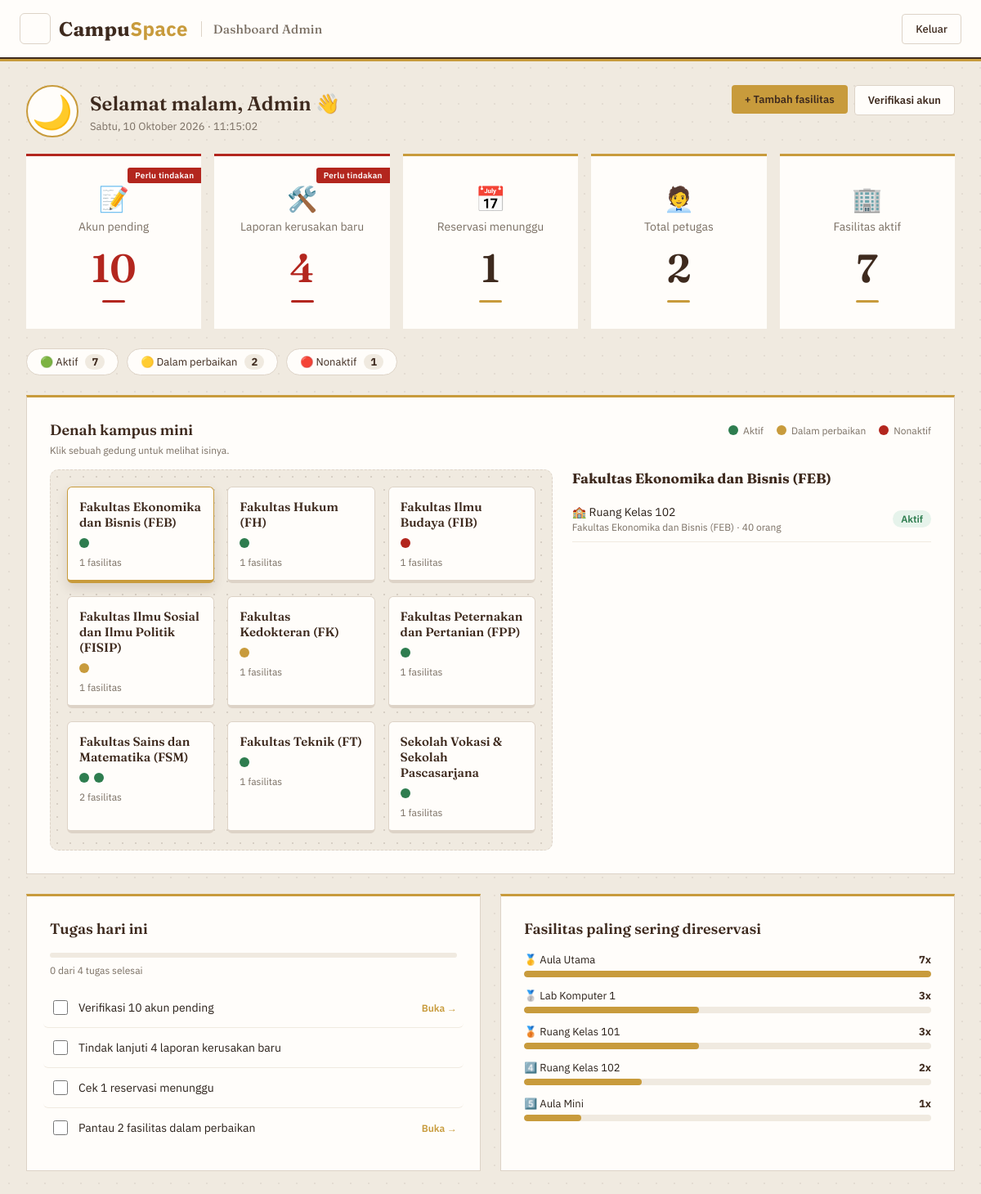
The page /views/admin/admin_beranda.php (signed in) on the database its author committed.
### tables this page shows
CREATE TABLE facilities (
    fac_id CHAR(36) PRIMARY KEY DEFAULT (UUID()),
    fac_name VARCHAR(30) NOT NULL,
    type ENUM('Ruang Kelas', 'Aula', 'Laboratorium', 'Alat', 'Lapangan') NOT NULL,
    location VARCHAR(255) NOT NULL,
    capacity INT NOT NULL,
    fac_desc VARCHAR(1000) NOT NULL,
    fac_photo VARCHAR(300) NULL,
    fac_status ENUM('Aktif', 'Dalam perbaikan', 'Nonaktif') NOT NULL DEFAULT 'Aktif'
);

### app/models/account_model.php (called while the page is built, shortened)
<?php
function countPendingAccounts($conn)
{
    $stmt = $conn->query("SELECT COUNT(*) as total FROM unverified_acc");
    $row = $stmt->fetch(PDO::FETCH_ASSOC);
    return (int) ($row['total'] ?? 0);
}
function countUsersByRole($conn, $role)
{
    $stmt = $conn->prepare("SELECT COUNT(*) as total FROM users WHERE role = ?");
    $stmt->execute([$role]);
    $row = $stmt->fetch(PDO::FETCH_ASSOC);
    return (int) ($row['total'] ?? 0);
}

### app/models/dashboard_model.php (called while the page is built, shortened)
<?php
function countReportsByStatus($conn, $status)
{
    $stmt = $conn->prepare("SELECT COUNT(*) as total FROM reports WHERE rep_status = ?");
    $stmt->execute([$status]);
    $row = $stmt->fetch(PDO::FETCH_ASSOC);
    return (int) ($row['total'] ?? 0);
}
function countReservationsByStatus($conn, $status)
{
    $stmt = $conn->prepare("SELECT COUNT(*) as total FROM reservations WHERE rsv_status = ?");
    $stmt->execute([$status]);
    $row = $stmt->fetch(PDO::FETCH_ASSOC);
    return (int) ($row['total'] ?? 0);
}
function getFacilityStatusCounts($conn)
{
    $counts = ['Aktif' => 0, 'Dalam perbaikan' => 0, 'Nonaktif' => 0];
    $stmt = $conn->query("SELECT fac_status, COUNT(*) as total FROM facilities GROUP BY fac_status");
    if ($stmt) {
        while ($row = $stmt->fetch(PDO::FETCH_ASSOC)) {
            $key = match (strtolower($row['fac_status'])) {
                'aktif' => 'Aktif',
                'dalam perbaikan' => 'Dalam perbaikan',
                'nonaktif' => 'Nonaktif',
                default => null,
            };
            if ($key !== null) {
                $counts[$key] += (int) $row['total'];
            }
        }
    }
    return $counts;
}
function getTopReservedFacilities($conn, $limit = 5)
{
    $limit = (int) $limit;
    $sql = "SELECT f.fac_name, COUNT(r.rsv_id) as total
            FROM facilities f
            INNER JOIN reservations r ON r.fac_id = f.fac_id
            GROUP BY f.fac_id, f.fac_name
            ORDER BY total DESC, f.fac_name ASC
            LIMIT $limit";
    $stmt = $conn->query($sql);
    $rows = [];
    if ($stmt) {
        while ($row = $stmt->fetch(PDO::FETCH_ASSOC)) {
            $rows[] = $row;
        }
    }
    return $rows;
}
function getFacilitiesByBuilding($conn)
{
    $stmt = $conn->query("SELECT fac_name, type, location, capacity, fac_status
                           FROM facilities
                           ORDER BY location ASC, fac_name ASC");
    $groups = [];
    if ($stmt) {
        while ($row = $stmt->fetch(PDO::FETCH_ASSOC)) {
            $building = trim(preg_replace('/\s+Lantai\s+\d+\s*$/i', '', $row['location']));
            $groups[$building][] = $row;
        }
    }
    ksort($groups);
    return $groups;
}

### app/models/facility_model.php (called while the page is built, shortened)
<?php
function countFacilitiesByStatus($conn, $status)
{
    $stmt = $conn->prepare("SELECT COUNT(*) as total FROM facilities WHERE fac_status = ?");
    $stmt->execute([$status]);
    $row = $stmt->fetch(PDO::FETCH_ASSOC);
    return (int) ($row['total'] ?? 0);
}

### views/admin/admin_beranda.php (the view, shortened to what this page needs)
<?php
require_once __DIR__ . "/../../app/models/account_model.php";
require_once __DIR__ . "/../../app/models/facility_model.php";
require_once __DIR__ . "/../../app/models/dashboard_model.php";
$pendingCount = countPendingAccounts($conn);
$petugasCount = countUsersByRole($conn, 'petugas');
$fasilitasCount = countFacilitiesByStatus($conn, 'Aktif');
$laporanBaruCount = countReportsByStatus($conn, 'baru');
$reservasiMenungguCount = countReservationsByStatus($conn, 'proses pengajuan');
$statusCounts = getFacilityStatusCounts($conn);
$topFasilitas = getTopReservedFacilities($conn, 5);
$buildings = getFacilitiesByBuilding($conn);
$typeIcons = ['Ruang Kelas' => '🏫', 'Aula' => '🏛️', 'Laboratorium' => '🔬', 'Alat' => '🎥', 'Lapangan' => '⚽'];
$maxReservasi = !empty($topFasilitas) ? (int) $topFasilitas[0]['total'] : 0;
$hari = ['Minggu', 'Senin', 'Selasa', 'Rabu', 'Kamis', 'Jumat', 'Sabtu'];
$bulan = ['', 'Januari', 'Februari', 'Maret', 'April', 'Mei', 'Juni', 'Juli', 'Agustus', 'September', 'Oktober', 'November', 'Desember'];
$jam = (int) date('G');
if ($jam < 11) {
    $sapaan = 'Selamat pagi';
    $maskot = '☀️';
} elseif ($jam < 15) {
    $sapaan = 'Selamat siang';
    $maskot = '🌤️';
} elseif ($jam < 18) {
    $sapaan = 'Selamat sore';
    $maskot = '🌇';
} else {
    $sapaan = 'Selamat malam';
    $maskot = '🌙';
}
$tanggal = $hari[(int) date('w')] . ', ' . date('j') . ' ' . $bulan[(int) date('n')] . ' ' . date('Y');
$todos = [];
if ($pendingCount > 0) {
    $todos[] = ['key' => 'akun', 'text' => "Verifikasi $pendingCount akun pending", 'href' => 'kelola_akun.php'];
}
if ($laporanBaruCount > 0) {
    $todos[] = ['key' => 'laporan', 'text' => "Tindak lanjuti $laporanBaruCount laporan kerusakan baru", 'href' => null];
}
if ($reservasiMenungguCount > 0) {
    $todos[] = ['key' => 'reservasi', 'text' => "Cek $reservasiMenungguCount reservasi menunggu", 'href' => null];
}
if ($statusCounts['Dalam perbaikan'] > 0) {
    $todos[] = ['key' => 'perbaikan', 'text' => "Pantau {$statusCounts['Dalam perbaikan']} fasilitas dalam perbaikan", 'href' => 'kelola_fasilitas.php'];
}
$statusEmoji = ['Aktif' => '🟢', 'Dalam perbaikan' => '🟡', 'Nonaktif' => '🔴'];
function statusSlug($status)
{
    return str_replace(' ', '-', strtolower($status));
}
?>
<body id="admin_body">
    <div id="dashboard_header">
        <button id="header_logo" type="button" onclick="toggleSidebar()" aria-label="Buka atau tutup menu"><span></span><span></span><span></span></button>
        <span id="header_brand">Campu<em>Space</em></span>
        <span id="header_title">Dashboard Admin</span>
        <a href="../../app/controllers/logout_controller.php"><button id="logout_btn">Keluar</button></a>
    </div>
    <div id="dashboard_layout">
        <div id="main_content">
            <div id="welcome_bar">
                <div id="welcome_left">
                    <button id="mascot" type="button" title="Klik aku!"><?= $maskot ?></button>
                    <div>
                        <h3><?= $sapaan ?>, Admin <span id="wave">👋</span></h3>
                        <p id="welcome_date"><?= $tanggal ?> · <span id="live_clock"></span></p>
                    </div>
                </div>
                <div id="quick_actions">
                    <a href="kelola_fasilitas_baru.php"><button>+ Tambah fasilitas</button></a>
                    <a href="kelola_akun.php"><button class="btn_secondary">Verifikasi akun</button></a>
                </div>
            </div>
            <div id="summary_cards">
                <a class="summary_card<?= $pendingCount > 0 ? ' card_alert' : '' ?>" href="kelola_akun.php">
                    <span class="card_icon">📝</span>
                    <p class="card_label">Akun pending</p>
                    <span class="card_value" data-target="<?= $pendingCount ?>"><?= $pendingCount ?></span>
                </a>
                <div class="summary_card<?= $laporanBaruCount > 0 ? ' card_alert' : '' ?>">
                    <span class="card_icon">🛠️</span>
                    <p class="card_label">Laporan kerusakan baru</p>
                    <span class="card_value" data-target="<?= $laporanBaruCount ?>"><?= $laporanBaruCount ?></span>
                </div>
                <div class="summary_card">
                    <span class="card_icon">📅</span>
                    <p class="card_label">Reservasi menunggu</p>
                    <span class="card_value" data-target="<?= $reservasiMenungguCount ?>"><?= $reservasiMenungguCount ?></span>
                </div>
                <div class="summary_card">
                    <span class="card_icon">🧑‍💼</span>
                    <p class="card_label">Total petugas</p>
                    <span class="card_value" data-target="<?= $petugasCount ?>"><?= $petugasCount ?></span>
                </div>
                <a class="summary_card" href="kelola_fasilitas.php">
                    <span class="card_icon">🏢</span>
                    <p class="card_label">Fasilitas aktif</p>
                    <span class="card_value" data-target="<?= $fasilitasCount ?>"><?= $fasilitasCount ?></span>
                </a>
            </div>
            <div id="status_strip">
                <?php foreach ($statusCounts as $label => $count): ?>
                    <a class="status_pill" href="kelola_fasilitas.php">
                        <?= $statusEmoji[$label] ?> <?= htmlspecialchars($label) ?>
                        <strong><?= $count ?></strong>
                    </a>
                <?php endforeach; ?>
            </div>
            <div class="panel" id="campus_map">
                <div class="map_head">
                    <h4>Denah kampus mini</h4>
                    <div class="map_legend">
                        <span><i class="map_dot dot_aktif"></i>Aktif</span>
                        <span><i class="map_dot dot_dalam-perbaikan"></i>Dalam perbaikan</span>
                        <span><i class="map_dot dot_nonaktif"></i>Nonaktif</span>
                    </div>
                </div>
                <?php if (empty($buildings)): ?>
                    <p class="empty_note">Belum ada data fasilitas.</p>
                <?php else: ?>
                    <p class="map_hint">Klik sebuah gedung untuk melihat isinya.</p>
                    <div class="map_body">
                        <div class="map_grid">
                            <?php $i = 0; foreach ($buildings as $name => $items): ?>
                                <button type="button" class="map_tile<?= $i === 0 ? ' active' : '' ?>" data-target="map_b<?= $i ?>">
                                    <span class="map_tile_name"><?= htmlspecialchars($name) ?></span>
                                    <span class="map_dots">
                                        <?php foreach ($items as $it): ?>
                                            <i class="map_dot dot_<?= statusSlug($it['fac_status']) ?>" title="<?= htmlspecialchars($it['fac_name'] . ' · ' . $it['fac_status']) ?>"></i>
                                        <?php endforeach; ?>
                                    </span>
                                    <span class="map_tile_count"><?= count($items) ?> fasilitas</span>
                                </button>
                            <?php $i++; endforeach; ?>
                        </div>
                        <div class="map_detail_wrap">
                            <?php $i = 0; foreach ($buildings as $name => $items): ?>
                                <div class="map_detail" id="map_b<?= $i ?>"<?= $i === 0 ? '' : ' hidden' ?>>
                                    <h5><?= htmlspecialchars($name) ?></h5>
                                    <ul>
                                        <?php foreach ($items as $it): ?>
                                            <li>
                                                <span class="map_item_name">
                                                    <?= $typeIcons[$it['type']] ?? '📍' ?> <?= htmlspecialchars($it['fac_name']) ?>
                                                    <small><?= htmlspecialchars($it['location']) ?> · <?= (int) $it['capacity'] ?> orang</small>
                                                </span>
                                                <span class="status_badge status_<?= statusSlug($it['fac_status']) ?>"><?= ucwords(htmlspecialchars($it['fac_status'])) ?></span>
                                            </li>
                                        <?php endforeach; ?>
                                    </ul>
                                </div>
                            <?php $i++; endforeach; ?>
                        </div>
                    </div>
                <?php endif; ?>
            </div>
            <div id="dashboard_panels">
                <div class="panel panel_note" id="todo_panel" data-date="<?= date('Y-m-d') ?>">
                    <h4>Tugas hari ini</h4>
                    <div class="progress_track"><div id="todo_progress" class="progress_fill"></div></div>
                    <p id="todo_status" class="empty_note"></p>
                    <ul class="todo_list">
                        <?php foreach ($todos as $todo): ?>
                            <li>
                                <label>
                                    <input type="checkbox" data-key="<?= $todo['key'] ?>">
                                    <span class="todo_text"><?= htmlspecialchars($todo['text']) ?></span>
                                </label>
                                <?php if ($todo['href']): ?>
                                    <a class="todo_go" href="<?= $todo['href'] ?>">Buka →</a>
                                <?php endif; ?>
                            </li>
                        <?php endforeach; ?>
                    </ul>
                </div>
                <div class="panel panel_leaderboard">
                    <h4>Fasilitas paling sering direservasi</h4>
                    <?php if (empty($topFasilitas)): ?>
                        <p class="empty_note">Belum ada reservasi.</p>
                    <?php else: ?>
                        <ol class="top_list">
                            <?php foreach ($topFasilitas as $i => $row): ?>
                                <?php $width = $maxReservasi > 0 ? round($row['total'] / $maxReservasi * 100) : 0; ?>
                                <li>
                                    <div class="top_row">
                                        <span><?= ['🥇', '🥈', '🥉', '4️⃣', '5️⃣'][$i] ?> <?= htmlspecialchars($row['fac_name']) ?></span>
                                        <strong><?= (int) $row['total'] ?>x</strong>
                                    </div>
                                    <div class="top_bar"><div class="top_bar_fill" style="width: <?= $width ?>%"></div></div>
                                </li>
                            <?php endforeach; ?>
                        </ol>
                    <?php endif; ?>
                </div>
            </div>
        </div>
    </div>
</body>
<link rel="stylesheet" href="../../public/css/admin/admin_style.css?v=<?= filemtime(__DIR__ . '/../../public/css/admin/admin_style.css') ?>">

### rows shown on the page
facilities: type "🏫", fac_name "Ruang Kelas 102", location "Fakultas Ekonomika dan Bisnis (FEB)", capacity "40", fac_status "Aktif"

### other values the page prints
$maskot "🌙"
$sapaan "Selamat malam"
$pendingCount "10"
$laporanBaruCount "4"
$reservasiMenungguCount "1"
$petugasCount "2"
$fasilitasCount "7"
$statusEmoji[$label] "🟢"
$label "Aktif"
$count "7"
$statusEmoji[$label] "🟡"
$label "Dalam perbaikan"
$count "2"
$statusEmoji[$label] "🔴"
$label "Nonaktif"
